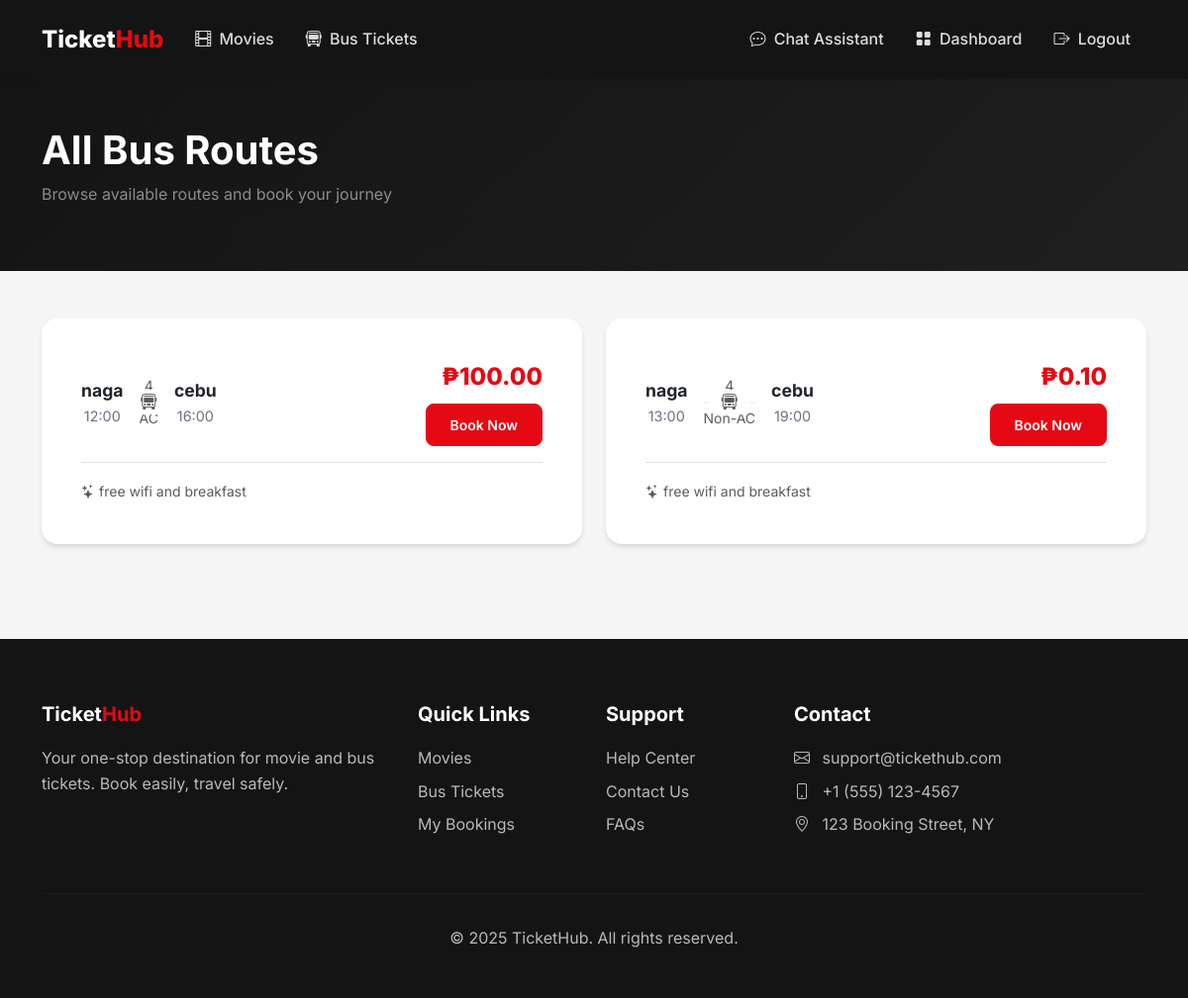
/bus (signed in), run on an earlier commit of the app's database.
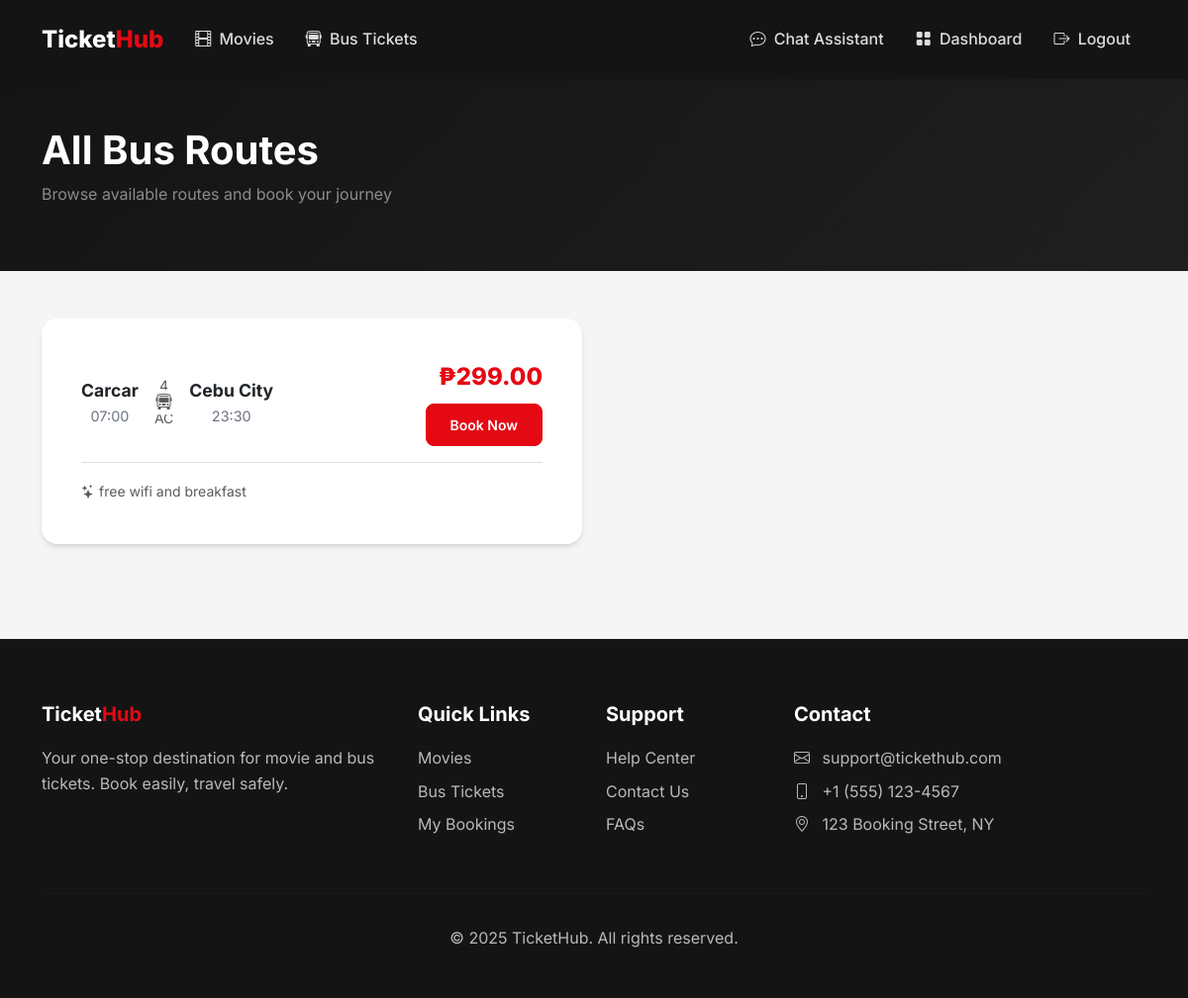
And on a later commit of the database.
### flask_app/app.py (models this page shows)
class BusRoute(db.Model):
    id = db.Column(db.Integer, primary_key=True)
    origin = db.Column(db.String(100), nullable=False)
    destination = db.Column(db.String(100), nullable=False)
    bus_operator = db.Column(db.String(100))
    bus_type = db.Column(db.String(50))  # AC, Non-AC, Sleeper, etc.
    departure_time = db.Column(db.Time, nullable=False)
    arrival_time = db.Column(db.Time, nullable=False)
    duration = db.Column(db.String(50))
    price = db.Column(db.Float, nullable=False)
    total_seats = db.Column(db.Integer, default=40)
    amenities = db.Column(db.String(255))  # WiFi, Charging, etc.
    is_active = db.Column(db.Boolean, default=True)
    schedules = db.relationship('BusSchedule', backref='route', lazy=True)

### flask_app/app.py (the view)
@app.route('/bus')
def bus_routes():
    routes = BusRoute.query.filter_by(is_active=True).all()
    return render_template('bus/list.html', routes=routes)

### flask_app/app.py (called while the page is built)
@login_manager.user_loader
def load_user(user_id):
    return User.query.get(int(user_id))

### flask_app/templates/bus/list.html (shortened to what this page needs)
{% extends 'base.html' %}
{% block content %}
<section class="py-5" style="background: linear-gradient(135deg, var(--dark) 0%, var(--dark-lighter) 100%);">
    <div class="container">
        <h1 class="text-white fw-bold mb-2">All Bus Routes</h1>
        <p class="text-white-50">Browse available routes and book your journey</p>
    </div>
</section>
<section class="py-5">
    <div class="container">
        {% if routes %}
            <div class="row g-4">
                {% for route in routes %}
                <div class="col-lg-6">
                    <div class="card bus-card">
                        <div class="card-body">
                            <div class="d-flex justify-content-between align-items-center">
                                <div class="route-info flex-grow-1">
                                    <div class="d-flex align-items-center gap-3">
                                        <div class="text-center">
                                            <div class="city">{{ route.origin }}</div>
                                            <div class="time">{{ route.departure_time.strftime('%H:%M') }}</div>
                                        </div>
                                        <div class="flex-grow-1 text-center">
                                            <div class="text-muted small mb-1">{{ route.duration or '---' }}</div>
                                            <div class="position-relative">
                                                <i class="bi bi-bus-front position-absolute top-50 start-50 translate-middle bg-white px-2 text-muted"></i>
                                            </div>
                                            <div class="text-muted small mt-1">{{ route.bus_type or 'Standard' }}</div>
                                        </div>
                                        <div class="text-center">
                                            <div class="city">{{ route.destination }}</div>
                                            <div class="time">{{ route.arrival_time.strftime('%H:%M') }}</div>
                                        </div>
                                    </div>
                                </div>
                                <div class="ms-4 text-end">
                                    <div class="price">₱{{ "%.2f"|format(route.price) }}</div>
                                    <a href="{{ url_for('book_bus', route_id=route.id) }}" class="btn btn-primary btn-sm mt-2">Book Now</a>
                                </div>
                            </div>
                            {% if route.amenities %}
                            <div class="mt-3 pt-3 border-top">
                                <small class="text-muted">
                                    <i class="bi bi-stars me-1"></i>{{ route.amenities }}
                                </small>
                            </div>
                            {% endif %}
                        </div>
                    </div>
                </div>
                {% endfor %}
            </div>
        {% else %}
            <div class="text-center py-5">
                <i class="bi bi-bus-front text-muted" style="font-size: 5rem;"></i>
                <h4 class="mt-4 text-muted">No bus routes available</h4>
                <p class="text-muted">Check back later for new routes!</p>
            </div>
        {% endif %}
    </div>
</section>
{% endblock %}

What changed in the data, as far as the page shows it:
removed BusRoute: origin "naga", departure_time "13:00", duration "4", bus_type "Non-AC", destination "cebu", arrival_time "19:00", price "0.10", amenities "free wifi and breakfast"
changed BusRoute "AC": origin "naga" → "Carcar"; departure_time "12:00" → "07:00"; destination "cebu" → "Cebu City"; arrival_time "16:00" → "23:30"; price "100.00" → "299.00"
